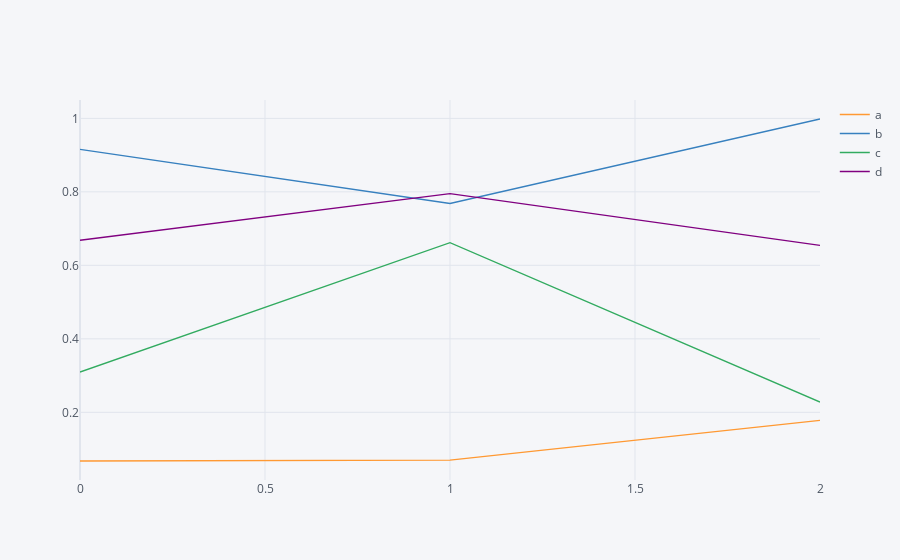

Notebook source saved alongside this figure:
### Code cell
a.iplot()

### Figure 1 — Plotly figure (JSON) as saved in the notebook; plotly's stock layout.template omitted (floating-point values rounded to 4 significant figures)
{"data": [{"line": {"color": "rgba(255, 153, 51, 1.0)", "dash": "solid", "shape": "linear", "width": 1.3}, "mode": "lines", "name": "a", "text": "", "type": "scatter", "x": [0, 1, 2], "y": [0.06759, 0.07018, 0.178]}, {"line": {"color": "rgba(55, 128, 191, 1.0)", "dash": "solid", "shape": "linear", "width": 1.3}, "mode": "lines", "name": "b", "text": "", "type": "scatter", "x": [0, 1, 2], "y": [0.9154, 0.7683, 0.9982]}, {"line": {"color": "rgba(50, 171, 96, 1.0)", "dash": "solid", "shape": "linear", "width": 1.3}, "mode": "lines", "name": "c", "text": "", "type": "scatter", "x": [0, 1, 2], "y": [0.3096, 0.6617, 0.228]}, {"line": {"color": "rgba(128, 0, 128, 1.0)", "dash": "solid", "shape": "linear", "width": 1.3}, "mode": "lines", "name": "d", "text": "", "type": "scatter", "x": [0, 1, 2], "y": [0.6682, 0.7949, 0.6545]}], "layout": {"legend": {"bgcolor": "#F5F6F9", "font": {"color": "#4D5663"}}, "paper_bgcolor": "#F5F6F9", "plot_bgcolor": "#F5F6F9", "title": {"font": {"color": "#4D5663"}}, "xaxis": {"gridcolor": "#E1E5ED", "showgrid": true, "tickfont": {"color": "#4D5663"}, "title": {"font": {"color": "#4D5663"}, "text": ""}, "zerolinecolor": "#E1E5ED"}, "yaxis": {"gridcolor": "#E1E5ED", "showgrid": true, "tickfont": {"color": "#4D5663"}, "title": {"font": {"color": "#4D5663"}, "text": ""}, "zerolinecolor": "#E1E5ED"}}}
